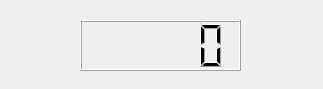
<?xml version="1.0" encoding="UTF-8"?>
<ui version="4.0">
 <class>Dialog</class>
 <widget class="QDialog" name="Dialog">
  <property name="geometry">
   <rect>
    <x>0</x>
    <y>0</y>
    <width>323</width>
    <height>89</height>
   </rect>
  </property>
  <property name="windowTitle">
   <string>Dialog</string>
  </property>
  <widget class="QLCDNumber" name="lcdNumber">
   <property name="geometry">
    <rect>
     <x>80</x>
     <y>20</y>
     <width>161</width>
     <height>51</height>
    </rect>
   </property>
  </widget>
 </widget>
 <resources/>
 <connections/>
</ui>
